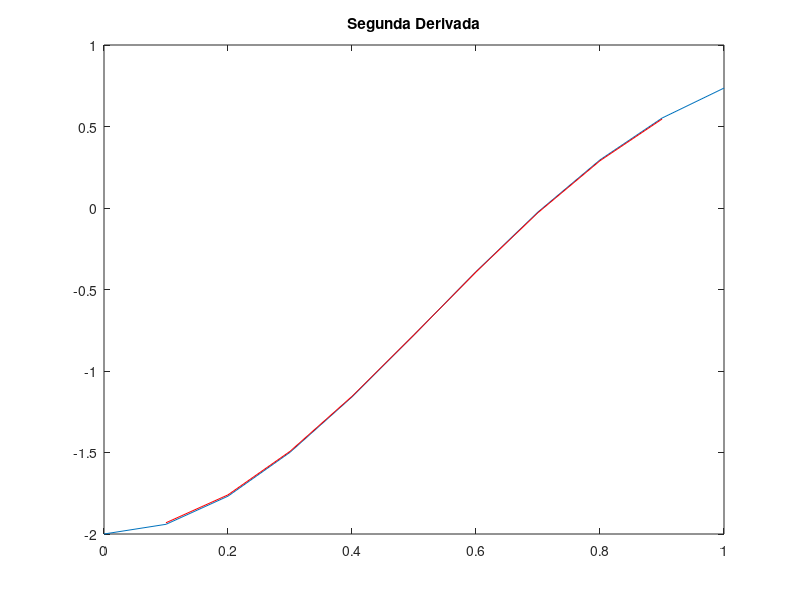
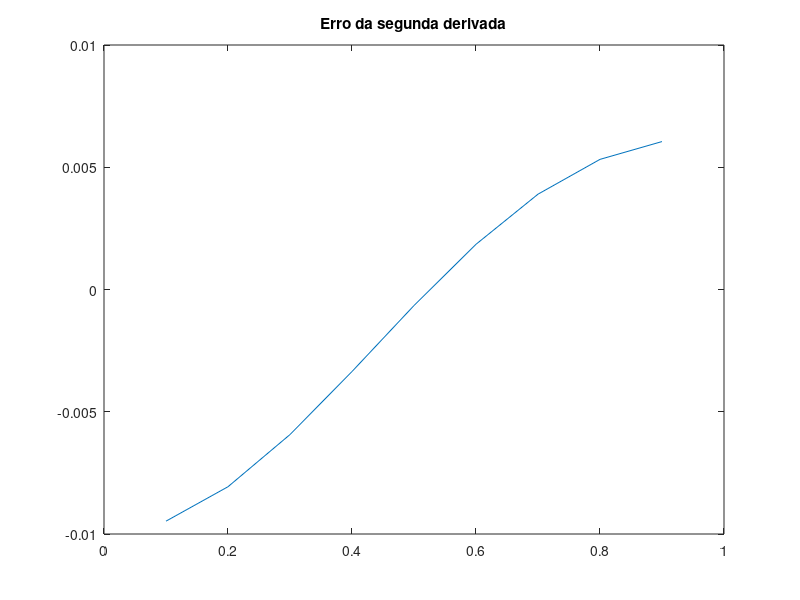

Write the MATLAB code that produced these figures, in order.
% segunda derivada por diferencas finitas
% da funcao y = exp(-x^2) em [0 1]

clear
a = 0;  % valor incial
b =1;    % valor final
n = 10;  % numero de subintervalos

dx = (b-a)/n;
% cria vetor x e y
x = a : dx : b;
y = exp(-x.^2);
% Segunda Derivada de y
D2y = zeros(1,n-1);
h = dx^2;
for t = 2 : n
    D2y(t-1) = ( y(t+1) - 2*y(t) + y(t-1) ) / h; % segunda derivada de y
end
y2 = 2*(2*x.^2 - 1).*exp(-x.^2);
Ed2 = y2(2:n) - D2y; % erro
figure
plot(x,y2)
title('Segunda Derivada');
hold
plot(x(2:n),D2y,'r')
figure
plot(x(2:n),Ed2)
title('Erro da segunda derivada');